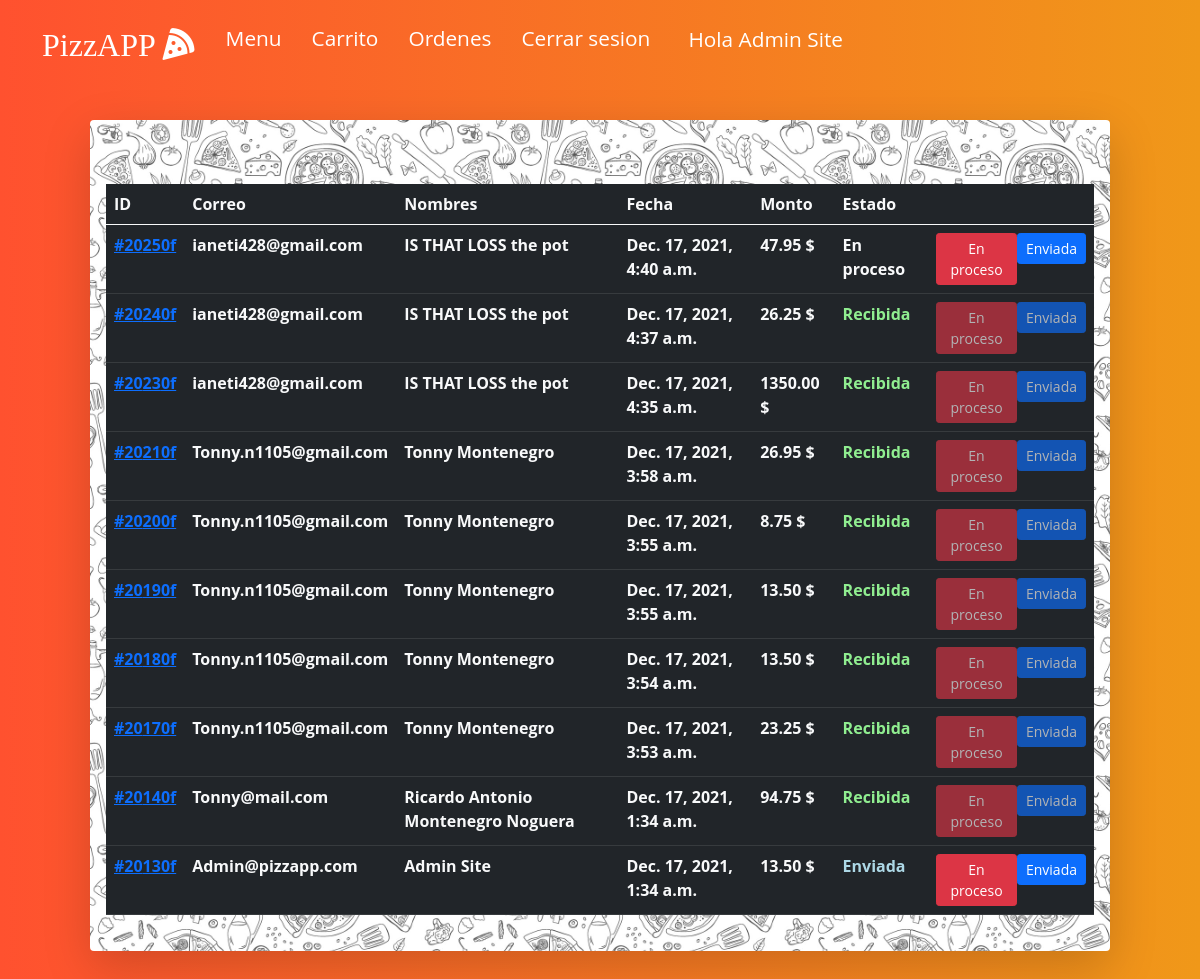
The app's page /orders (signed in) with its own data.
### orders/models.py (models this page shows, shortened)
class orden(models.Model):
    id_orden= models.AutoField(primary_key=True)
    usuario = models.ForeignKey(User,on_delete=models.CASCADE)
    fecha = models.DateTimeField(auto_now_add=True)
    monto= models.DecimalField(default=1,blank=True,decimal_places=2,max_digits=16)
    items=models.ManyToManyField(CarritoItem,related_name="items_orden")
    En_proceso = "En proceso"
    Enviada = "Enviada"
    Recibida = "Recibida"
    Carrito="Carrito"
    Orden="Orden"
    Choices_state=(
        (En_proceso,"En proceso"),
        (Enviada,"Enviada"),
        (Recibida,"Recibida"),
    )
    Choices_type=(
        (Carrito,"Carrito"),
        (Orden,"Orden")
    )
    estado = models.CharField(default=En_proceso, max_length=20,choices=Choices_state)
    tipo = models.CharField(default=Carrito,max_length=20,choices=Choices_type)

### orders/views.py (the view)
# urls.py: path('orders',views.orders,name="orders"),
@login_required(login_url="login")
def orders(request):
    context = {}
    context["ordenes"] = orden.objects.filter(usuario=request.user,tipo="Orden").all().order_by("-fecha")
    context["ordenesAdmin"] = orden.objects.filter(tipo="Orden").all().order_by("-fecha")
    return render(request,"orders.html",context)

### orders/templates/orders.html (shortened to what this page needs)
{% extends "layout.html" %}
{% block body %}
<div class=" Menu rounded pt-5 pb-1 shadow-lg">
        <div class="card-body">
    {% if ordenes or ordenesAdmin %}
            <table class="table text-light table-dark table-hover">
                <thead>
                  <tr>
                <th>ID</th>
                <th>Correo</th>
                <th>Nombres</th>
                <th>Fecha</th>
                <th>Monto</th>
                <th>Estado</th>
                <th> </th>
              </tr>
                </thead>
            <tbody>
          {% if user.is_staff %}
            {% for orden in ordenesAdmin %}
          <tr>
            <th><a href="/order/{{orden.pk}}">#20{{orden.pk}}0f</a></th>
                <th>{{orden.usuario.email}}</th>
                <th>{{orden.usuario.first_name}} {{orden.usuario.last_name}}</th>
                <th>{{orden.fecha}}</th>
                <th>{{orden.monto}} $</th>
                <th style="{%if orden.estado == 'Recibida'%} color:lightgreen{%elif orden.estado == 'Enviada' %} color:lightblue {%endif%}">{{orden.estado}}</th>
                <th>
                {% if orden.estado != 'Recibida'%}
                  <div class="btn-group" role="group" aria-label="Basic example">
                  <form action="/state_change/en_proceso/{{orden.pk}}" method="post">{%csrf_token%}<button type="submit" class="btn btn-danger btn-sm">En proceso</button></form>
                  <form action="/state_change/enviada/{{orden.pk}}" method="post">{%csrf_token%}<button type="submit" class="btn btn-primary btn-sm">Enviada</button></form>
                </div>
                {%else%}
                <div class="btn-group" role="group" aria-label="Basic example">
                  <form action="/state_change/en_proceso/{{orden.pk}}" method="post">{%csrf_token%}<button type="submit" class="btn btn-danger btn-sm disabled">En proceso</button></form>
                  <form action="/state_change/enviada/{{orden.pk}}" method="post">{%csrf_token%}<button type="submit" class="btn btn-primary btn-sm disabled">Enviada</button></form>
                </div>
                {%endif%}
              </th>
          </tr>
          {% endfor %}
          {%endif%}
              </tbody>
              </table>
    {% endif %}
</div>
</div>
{% endblock %}

### orders/templates/layout.html (shortened to what this page needs)
{% load static %}
<!DOCTYPE html>
<html lang="en">
<head>
    <link href="https://cdn.jsdelivr.net/npm/bootstrap@5.0.2/dist/css/bootstrap.min.css" rel="stylesheet">
    <link rel="stylesheet" type="text/css" href="{% static '/stylesheet.css' %}">
</head>
<body>
    <nav class="navbar navbar-expand-md navbar-dark">
		<div class="container">
			<a href="home" class="navbar-brand active">PizzAPP <i class="fas fa-pizza-slice"></i>  </a>
			  <div class="collapse navbar-collapse" id="navbarNav">
				<ul class="navbar-nav ml-auto">
					{% if user.is_authenticated %}
						<li class="dropdown">
							<a href="/home" class="nav-item nav-link" data-toggle="dropdown">Menu</a>
						</li>
						<li><a href="/cart" class="nav-item nav-link ">Carrito</a></li>
						<li><a href="/orders" class="nav-item nav-link ">Ordenes</a></li>
						<li><a href="/logout" class="nav-item nav-link ">Cerrar sesion</a></li>
						<li class="UserName "><p class="nav-link active mx-2"> Hola {{ user.first_name }} {{ user.last_name }}</p></li>
					{% else %}
						<li><a href="/register" class="nav-item nav-link active">Registrarse</a></li>
						<li><a href="/login" class="nav-item nav-link">Iniciar sesion</a></li>
					{% endif %}
				</ul>
			</div>
		</div>
	</nav>
    {% block body %}
    {% endblock %}
</body>
</html>

### orders/static/stylesheet.css (style rules this page uses)
body { background: linear-gradient(to right, #FF512F 0%, #F09819 100%); }
body { font-family: 'Open Sans', sans-serif; }
p { margin-bottom: 0.5em; font-size: 1.6rem; line-height: 1.6; }
.navbar { position: absolute; left: 0; top: 0; padding: 0; width: 100%; transition: background 0.6s ease-in; z-index: 99999; }
.navbar .navbar-brand { font-family: 'Lobster', cursive; font-size: 2.0rem; }
.navbar-dark .navbar-nav .nav-link { position: relative; color: #fff; font-size: 1.3rem; }
@media screen and (min-width: 767px) { .navbar-dark .navbar-nav .nav-link { padding: 23px 15px; } }
@media screen and (min-width: 767px) { .navbar-dark .navbar-nav .nav-link::after { content: ''; position: absolute; bottom: 15px; left: 30%; right: 30%; height: 1px; background-color: #fff; -webkit-transform: scaleX(0); -ms-transform: scaleX(0); transform: scaleX(0); transition: transform 0.1s ease-in; } }
.Menu { margin: 15vh auto 10vh auto ; width: 85vw; height: auto; background: url("/static/pattern.jpg"); background-repeat:repeat; background-size: 45vh; }
.UserName { font-weight: 10px; }
@media only screen and (min-width: 400px) { html { font-size: 55%; } }
@media only screen and (min-width: 600px) { html { font-size: 65%; } }
@media only screen and (min-width: 768px) { html { font-size: 75%; } }
@media only screen and (min-width: 992px) { html { font-size: 80%; } }
@media only screen and (min-width: 1200px) { html { font-size: 100%; } }
p { size: 50px; }

### records on screen
orden: pk "25", usuario.email "ianeti428@gmail.com", usuario.first_name "IS THAT LOSS", usuario.last_name "the pot", fecha "Dec. 17, 2021, 4:40 a.m.", monto "47.95", estado "En proceso"
orden: pk "24", usuario.email "ianeti428@gmail.com", usuario.first_name "IS THAT LOSS", usuario.last_name "the pot", fecha "Dec. 17, 2021, 4:37 a.m.", monto "26.25", estado "Recibida"
orden: pk "23", usuario.email "ianeti428@gmail.com", usuario.first_name "IS THAT LOSS", usuario.last_name "the pot", fecha "Dec. 17, 2021, 4:35 a.m.", monto "1350.00", estado "Recibida"
orden: pk "21", usuario.email "Tonny.n1105@gmail.com", usuario.first_name "Tonny", usuario.last_name "Montenegro", fecha "Dec. 17, 2021, 3:58 a.m.", monto "26.95", estado "Recibida"
orden: pk "20", usuario.email "Tonny.n1105@gmail.com", usuario.first_name "Tonny", usuario.last_name "Montenegro", fecha "Dec. 17, 2021, 3:55 a.m.", monto "8.75", estado "Recibida"
orden: pk "19", usuario.email "Tonny.n1105@gmail.com", usuario.first_name "Tonny", usuario.last_name "Montenegro", fecha "Dec. 17, 2021, 3:55 a.m.", monto "13.50", estado "Recibida"
orden: pk "18", usuario.email "Tonny.n1105@gmail.com", usuario.first_name "Tonny", usuario.last_name "Montenegro", fecha "Dec. 17, 2021, 3:54 a.m.", monto "13.50", estado "Recibida"
orden: pk "17", usuario.email "Tonny.n1105@gmail.com", usuario.first_name "Tonny", usuario.last_name "Montenegro", fecha "Dec. 17, 2021, 3:53 a.m.", monto "23.25", estado "Recibida"
orden: pk "14", usuario.email "Tonny@mail.com", usuario.first_name "Ricardo Antonio", usuario.last_name "Montenegro Noguera", fecha "Dec. 17, 2021, 1:34 a.m.", monto "94.75", estado "Recibida"
orden: pk "13", usuario.email "Admin@pizzapp.com", usuario.first_name "Admin", usuario.last_name "Site", fecha "Dec. 17, 2021, 1:34 a.m.", monto "13.50", estado "Enviada"

### other values on screen
{{ user.first_name }} "Admin"
{{ user.last_name }} "Site"
